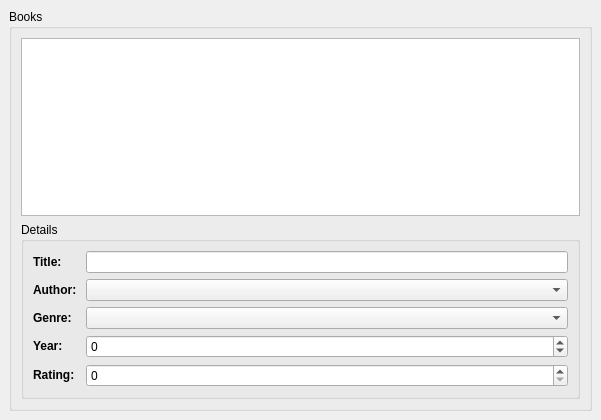
<ui version="4.0" >
  <author></author>
  <comment></comment>
  <exportmacro></exportmacro>
  <class>BookWindow</class>
  <widget class="QMainWindow" name="BookWindow" >
  <property name="geometry" >
    <rect>
     <x>0</x>
     <y>0</y>
     <width>601</width>
     <height>420</height>
    </rect>
   </property>
   <property name="windowTitle" >
    <string>Books</string>
   </property>
   <widget class="QWidget" name="centralWidget" >
    <layout class="QVBoxLayout" >
     <property name="margin" >
      <number>9</number>
     </property>
     <property name="spacing" >
      <number>6</number>
     </property>
     <item>
      <widget class="QGroupBox" name="groupBox" >
       <property name="title" >
        <string>Books</string>
       </property>
       <layout class="QVBoxLayout" >
        <property name="margin" >
         <number>9</number>
        </property>
        <property name="spacing" >
         <number>6</number>
        </property>
        <item>
         <widget class="QTableView" name="bookTable" >
          <property name="selectionBehavior" >
           <enum>QAbstractItemView::SelectRows</enum>
          </property>
         </widget>
        </item>
        <item>
         <widget class="QGroupBox" name="groupBox_2" >
          <property name="title" >
           <string>Details</string>
          </property>
          <layout class="QFormLayout" >
            <item row="0" column="0" >
            <widget class="QLabel" name="label_5" >
             <property name="text" >
              <string>&lt;b>Title:&lt;/b></string>
             </property>
            </widget>
           </item>
           <item row="0" column="1" >
            <widget class="QLineEdit" name="titleEdit" >
             <property name="enabled" >
              <bool>true</bool>
             </property>
            </widget>
           </item>
           <item row="1" column="0" >
            <widget class="QLabel" name="label_2_2_2_2" >
             <property name="text" >
              <string>&lt;b>Author: &lt;/b></string>
             </property>
            </widget>
             </item>
              <item row="1" column="1" >
            <widget class="QComboBox" name="authorEdit" >
             <property name="enabled" >
              <bool>true</bool>
             </property>
            </widget>
           </item>
           <item row="2" column="0" >
            <widget class="QLabel" name="label_3" >
             <property name="text" >
              <string>&lt;b>Genre:&lt;/b></string>
             </property>
            </widget>
           </item>
           <item row="2" column="1" >
            <widget class="QComboBox" name="genreEdit" >
             <property name="enabled" >
              <bool>true</bool>
             </property>
            </widget>
           </item>
           <item row="3" column="0" >
            <widget class="QLabel" name="label_4" >
             <property name="text" >
              <string>&lt;b>Year:&lt;/b></string>
             </property>
            </widget>
           </item>
           <item row="3" column="1" >
            <widget class="QSpinBox" name="yearEdit" >
             <property name="enabled" >
              <bool>true</bool>
             </property>
             <property name="prefix" >
              <string/>
             </property>
             <property name="maximum" >
              <number>2100</number>
             </property>
             <property name="minimum" >
              <number>-1000</number>
             </property>
            </widget>
           </item>
           <item row="4" column="0" >
            <widget class="QLabel" name="label" >
             <property name="text" >
              <string>&lt;b>Rating:&lt;/b></string>
             </property>
            </widget>
           </item>
           <item row="4" column="1" >
            <widget class="QSpinBox" name="ratingEdit" >
             <property name="maximum" >
              <number>5</number>
             </property>
            </widget>
           </item>
          </layout>
         </widget>
        </item>
       </layout>
      </widget>
     </item>
    </layout>
   </widget>
  </widget>
  <pixmapfunction></pixmapfunction>
  <tabstops>
   <tabstop>bookTable</tabstop>
   <tabstop>titleEdit</tabstop>
   <tabstop>authorEdit</tabstop>
   <tabstop>genreEdit</tabstop>
   <tabstop>yearEdit</tabstop>
  </tabstops>
  <resources/>
  <connections/>
 </ui>
